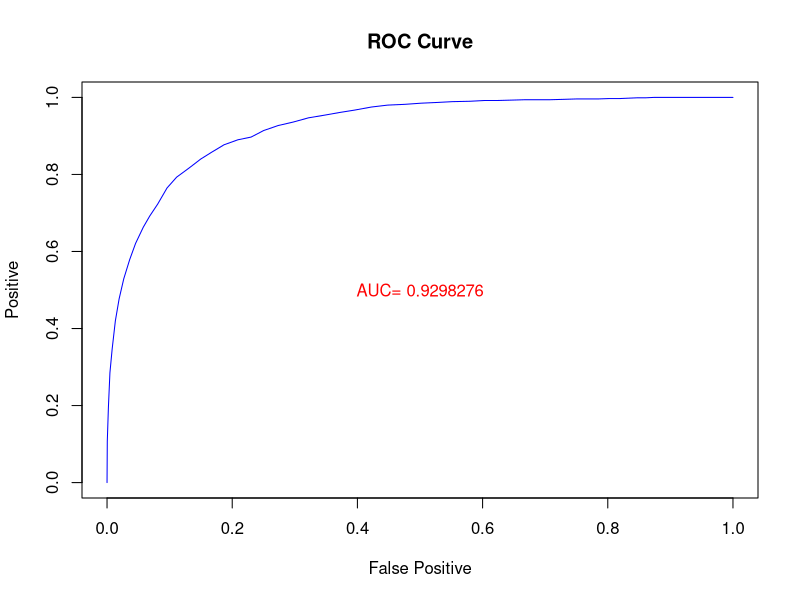

Reproduce this figure in R.
## ---- chunk 1
knn.1=function(x,y,z,k){
  x=as.matrix(x); n=nrow(x); p=ncol(x); dis=array(dim=n)
  for(i in 1:n)dis[i]=norm(z-x[i,],"2")
  S=order(dis)[1:k]; ## The set of i such that their distances are minimized.
  u=sort(table(y[S]),decreasing=TRUE) ## Most Often y[i] and Frequency
  ## Tie−Breaking START
  while(length(u)>1 && u[1]==u[2]){ k=k-1; S=order(dis)[1:k]; u=sort(table(y[S
  ]),decreasing=TRUE)}
  ## Tie−Breaking END
  return(names(u)[1])
}
## ---- chunk 2
knn=function(x,y,z,k){
n=nrow(z); w=array(dim=n); for(i in 1:n)w[i]=knn.1(x,y,z[i,],k)
return(w)
}
## ---- chunk 3
df=iris;
n=150; train=sample(1:n,n/2,replace=FALSE); test=setdiff(1:n,train)
x=as.matrix(df[train,1:4]); y=as.vector(df[train,5])
z=as.matrix(df[test,1:4]); ans=as.vector(df[test,5])
w=knn(x, y, z, k=3)
table(w,ans)
## ---- chunk 4
N.0=10000;N.1=1000; mu.1=1; mu.0=-1; var.1=1; var.0=1
x=rnorm(N.0,mu.0,var.0); y=rnorm(N.1,mu.1,var.1) # x: healthy: sick
plot(1:1,1:1,xlim=c(0,1),ylim=c(0,1), xlab="False Positive", ylab="True
Positive", main="ROC Curve", type="n")
theta.seq=exp(seq(-10,100,0.1))
U=NULL; V=NULL
for(theta in theta.seq){
u=sum(pnorm(x,mu.1,var.1)/pnorm(x,mu.0,var.0)>theta)/N.0 # treat health as sick
v=sum(pnorm(y,mu.1,var.1)/pnorm(y,mu.0,var.0)>theta)/N.1 # consider sick as healthy
U=c(U,u); V=c(V,v)
}
lines(U,V,col="blue")
M=length(theta.seq)-1; AUC=0; for(i in 1:M)AUC=AUC+abs(U[i+1]-U[i])*V[i]
text(0.5,0.5,paste("AUC=",AUC),col="red")
